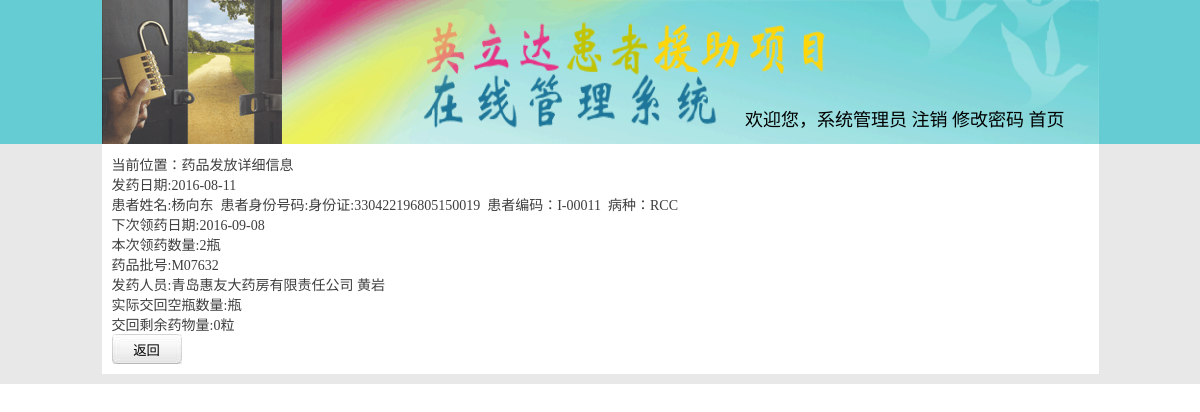
The app's page /cfcyshfyxq.php?id=21 (signed in) with its own data.
### tables this page shows
CREATE TABLE `zyff` (
  `id` int(100) NOT NULL,
  `hzhid` int(100) DEFAULT NULL,
  `lycsh` varchar(100) DEFAULT NULL,
  `lyshl` varchar(100) DEFAULT NULL,
  `fyshl` varchar(100) DEFAULT NULL,
  `fyjl` varchar(100) DEFAULT NULL,
  `fyqshyl` varchar(100) DEFAULT NULL,
  `jhkpshl` varchar(100) DEFAULT NULL,
  `jhshyyyshl` varchar(100) DEFAULT NULL,
  `lyr` varchar(100) DEFAULT NULL,
  `gx` varchar(100) DEFAULT NULL,
  `lyrzhjhm` varchar(100) DEFAULT NULL,
  `rzyy` varchar(100) DEFAULT NULL,
  `zhshrzrq` varchar(100) DEFAULT NULL,
  `ygxcfyrq` varchar(100) DEFAULT NULL,
  `ygshcyyjshrq` varchar(100) DEFAULT NULL,
  `ygbcyykshrq` varchar(100) DEFAULT NULL,
  `bzh` varchar(100) DEFAULT NULL,
  `fyr` varchar(100) DEFAULT NULL,
  `yfmch` varchar(100) DEFAULT NULL,
  `fyrq` varchar(100) DEFAULT NULL,
  `ypph` varchar(100) DEFAULT NULL,
  `jhkpgg` varchar(100) DEFAULT NULL,
  `kpzht` varchar(100) DEFAULT NULL,
  `yyzht` varchar(100) DEFAULT NULL,
  `tshqk` varchar(100) DEFAULT NULL,
  `jlshjch` varchar(100) DEFAULT NULL,
  `kpdbpc` varchar(100) DEFAULT NULL,
  `yydbpc` varchar(100) DEFAULT NULL,
  `shdzhm` varchar(100) DEFAULT NULL,
  `zhjmch` varchar(100) DEFAULT NULL,
  `shouquanid` varchar(100) DEFAULT NULL,
  `hzhbzh` varchar(100) DEFAULT NULL,
  `shfyfp` varchar(100) DEFAULT NULL,
  `zfykpshl` varchar(100) DEFAULT NULL,
  `yyyf` varchar(100) DEFAULT NULL COMMENT '用药用法',
  `zyffzht` varchar(200) DEFAULT NULL,
  `pshu1` varchar(10) DEFAULT NULL,
  `pihao2` varchar(20) DEFAULT NULL,
  `pshu2` varchar(10) DEFAULT NULL
);

CREATE TABLE `hzh` (
  `id` int(100) NOT NULL,
  `shqid` varchar(100) DEFAULT NULL,
  `hzhid` varchar(100) DEFAULT NULL,
  `shqzht` varchar(100) NOT NULL DEFAULT '录入中' COMMENT '审核状态 -审核,审核通过,代办入组,入组,出组,锁定,解锁,停止申请,拒绝',
  `hzhxm` varchar(100) DEFAULT NULL,
  `zhjlx` varchar(100) DEFAULT NULL,
  `zhjhm` varchar(100) DEFAULT NULL,
  `shqbzh` varchar(100) DEFAULT NULL,
  `shhdchshftg` varchar(100) DEFAULT NULL,
  `shqyy` varchar(100) DEFAULT NULL,
  `shhyj` varchar(100) DEFAULT NULL,
  `rzyy` varchar(100) DEFAULT NULL,
  `zhzhyy` varchar(100) DEFAULT NULL,
  `zhzhzhdysh` varchar(100) DEFAULT NULL,
  `hzhtxdzh` varchar(100) DEFAULT NULL,
  `hzhshj` varchar(100) DEFAULT NULL,
  `dylxrdh` varchar(100) DEFAULT NULL,
  `derlxrdh` varchar(100) DEFAULT NULL,
  `zhdlx` varchar(100) DEFAULT NULL,
  `hzhhj` varchar(100) DEFAULT NULL,
  `hzhjtrk` varchar(100) DEFAULT NULL,
  `jtnshr` varchar(100) DEFAULT NULL,
  `rjshr` varchar(100) DEFAULT NULL,
  `cblx` varchar(100) DEFAULT NULL,
  `cbdqsheng` varchar(100) DEFAULT NULL,
  `jzhlx` varchar(100) DEFAULT NULL,
  `mrchzrq` varchar(100) DEFAULT NULL,
  `jzhyp` varchar(100) DEFAULT NULL,
  `ypgg` varchar(100) DEFAULT NULL,
  `ypyl` varchar(100) DEFAULT NULL,
  `shcyyshj` varchar(100) DEFAULT NULL,
  `xmshqbtxrq` varchar(100) DEFAULT NULL,
  `chcshhrq` varchar(100) DEFAULT NULL,
  `dbrzshxshj` varchar(100) DEFAULT NULL,
  `zhshrzshj` varchar(100) DEFAULT NULL,
  `ygshcyyrq` varchar(100) DEFAULT NULL,
  `lyyf` varchar(100) DEFAULT NULL,
  `hzhxb` varchar(100) DEFAULT '',
  `hzhchshrq` varchar(100) DEFAULT NULL,
  `cbdqshi` varchar(100) DEFAULT NULL,
  `cbdqqu` varchar(100) DEFAULT NULL,
  `hzhchzrq` varchar(100) DEFAULT NULL,
  `hzhchzyy` varchar(100) DEFAULT NULL,
  `djrq` varchar(100) DEFAULT NULL,
  `djr` varchar(100) DEFAULT NULL,
  `wshshq` varchar(100) DEFAULT NULL,
  `shhxcl` varchar(100) DEFAULT NULL,
  `jjrq` varchar(100) DEFAULT NULL,
  `tzhrq` varchar(100) DEFAULT NULL,
  `jjxxshm` text,
  `erqshq` varchar(100) DEFAULT NULL,
  `dslxrdh` varchar(100) DEFAULT NULL,
  `hzhnshr` varchar(100) DEFAULT NULL,
  `yxyaoname` varchar(100) DEFAULT '' COMMENT '一线药品名称',
  `chiguonum` varchar(100) DEFAULT '' COMMENT '服用过的药量',
  `ruzhunum` varchar(100) DEFAULT '' COMMENT '入组编码',
  `shfs` varchar(100) DEFAULT '' COMMENT '协管员审核方式',
  `bikaos` varchar(100) DEFAULT '' COMMENT '协管员未答复或延迟答复的原因',
  `shenhetime` varchar(100) DEFAULT '' COMMENT '协管员核实时间',
  `dylxrxm` varchar(100) DEFAULT NULL,
  `dylxrgx` varchar(100) DEFAULT NULL,
  `derlxrxm` varchar(100) DEFAULT NULL,
  `derlxrgx` varchar(100) DEFAULT NULL,
  `dslxrxm` varchar(100) DEFAULT NULL,
  `dslxrgx` varchar(100) DEFAULT NULL
);

CREATE TABLE `xclyrq` (
  `id` int(11) NOT NULL,
  `hzhid` varchar(100) NOT NULL,
  `xclyrq` varchar(100) NOT NULL
);

### cfcyshfyxq.php (the view, shortened to what this page needs)
<?php session_start();
$html_title="药品发放详细信息";
include('spap_head.php');
?>
    <div class="main">
		<div class="insmain">
			<div class="thislink">当前位置：<a href="yshzyshqgl.php"><?php echo $html_title;?></a> </div>
<?php
$fyid=$_GET['id'];
$sql = "select * from `zyff` where `id`='".$fyid."'";
$Query_ID = mysql_query($sql);
while($Record = mysql_fetch_array($Query_ID)){
?>
    <div>
        发药日期:<?php echo $Record[20];?></div>
<?php
  $hzhsql = "select * from `hzh` where `id`='".$Record[1]."'";
  $hzhQuery_ID = mysql_query($hzhsql);
  while($hzhRecord = mysql_fetch_array($hzhQuery_ID)){
  	$hzhid =$hzhRecord[0];
  $hzhxm=$hzhRecord[4];
  $hzhzhjhm=$hzhRecord[5].":".$hzhRecord[6];
?>
    <div>
        患者姓名:<?php echo $hzhxm;?>&nbsp;&nbsp;患者身份号码:<?php echo $hzhzhjhm;?>&nbsp;&nbsp;患者编码：<?php echo "I-".$hzhRecord[2];?>&nbsp;&nbsp;病种：<?php echo $hzhRecord[7];?>
<?php
  }
?>
    </div>
    <div>
        下次领药日期:<?php
        $ygxcfyrqshjnumq = mysql_query("select * from xclyrq where hzhid='".$hzhid."'");
        while ( $ygxcfyrqshjnum = mysql_fetch_array ( $ygxcfyrqshjnumq ) ) {
        	$ygxcfyrqshj = $ygxcfyrqshjnum[2];
        }
        if($ygxcfyrqshj!=""){
        	echo $ygxcfyrqshj;
        }else {echo "日期错误";}
        ?></div>
    <div>
        本次领药数量:<?php echo $Record[4];?>瓶</div>
    <div>
        药品批号:<?php
        if(is_string($Record[21])){
        	echo $Record[21];
        }else{
  $phsql = "select ph from `kfrk` where `id`='".$Record[21]."'";
  $phQuery_ID = mysql_query($phsql);
  while($phRecord = mysql_fetch_array($phQuery_ID)){
    echo $phRecord[0];
  }}
      ?></div>
    <div>
        发药人员:<?php
  echo $Record[19]." ".$Record[18];
  ?></div>
    <div>
        实际交回空瓶数量:<?php echo $Record[7];?>瓶</div>
    <div>
        交回剩余药物量:<?php if($Record[8]>0){echo $Record[8];}else{echo "0";}?>粒</div>
<?php
}
?>
    <div class="formConN">
        <div class="btnPos">
            <input type="button" value="返回" class="uusub2" onclick="javascript:window.history.go(-1);" /></div>
    </div>
        </div>
    </div>
</body>
</html>

### style/style.css (style rules this page uses)
.wrap .main { width:997px; margin:0 auto; }
.wrap .main .insmain { width:977px; margin:0 auto; color:#3f3f3f; height:auto; float:left; padding:10px; background:#ffffff; margin-bottom:10px; }
.wrap .main .insmain .thislink a { color:#3f3f3f; }
.uusub2 { background:url(../images/sub02.jpg) top left no-repeat; width:70px; height:30px; border:0px; }

### style/master.css (style rules this page uses)
body { margin-left: 0px; margin-top: 0px; margin-right: 0px; margin-bottom: 0px; }
a:link { text-decoration: none; }

### records on screen
zyff: fyrq "2016-08-11", xclyrq.xclyrq "2016-09-08", fyshl "2", ypph "M07632", yfmch "青岛惠友大药房有限责任公司", fyr "黄岩", jhshyyyshl "0"
hzh: hzhxm "杨向东", hzhzhjhm "身份证:330422196805150019", hzhid "00011", shqbzh "RCC"

### other values on screen
$_SESSION[yhname] "系统管理员"
$html_title "药品发放详细信息"
